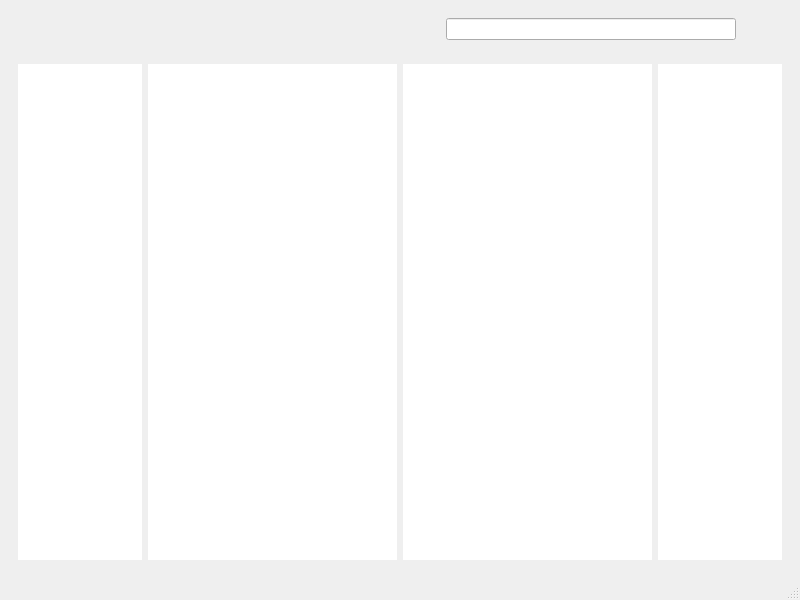
<?xml version="1.0" encoding="UTF-8"?>
<ui version="4.0">
 <class>MainWindow</class>
 <widget class="QMainWindow" name="MainWindow">
  <property name="geometry">
   <rect>
    <x>0</x>
    <y>0</y>
    <width>800</width>
    <height>600</height>
   </rect>
  </property>
  <property name="windowTitle">
   <string>MainWindow</string>
  </property>
  <widget class="QWidget" name="centralwidget">
   <layout class="QVBoxLayout" name="verticalLayout">
    <item>
     <widget class="QFrame" name="frame_3">
      <property name="frameShape">
       <enum>QFrame::Shape::NoFrame</enum>
      </property>
      <property name="frameShadow">
       <enum>QFrame::Shadow::Raised</enum>
      </property>
      <layout class="QHBoxLayout" name="horizontalLayout_2">
       <item>
        <widget class="QPushButton" name="BackPush">
         <property name="text">
          <string/>
         </property>
         <property name="icon">
          <iconset theme="QIcon::ThemeIcon::GoPrevious"/>
         </property>
         <property name="iconSize">
          <size>
           <width>24</width>
           <height>24</height>
          </size>
         </property>
         <property name="flat">
          <bool>true</bool>
         </property>
        </widget>
       </item>
       <item>
        <widget class="QPushButton" name="ForwardPush">
         <property name="text">
          <string/>
         </property>
         <property name="icon">
          <iconset theme="QIcon::ThemeIcon::MediaSkipForward"/>
         </property>
         <property name="iconSize">
          <size>
           <width>24</width>
           <height>24</height>
          </size>
         </property>
         <property name="flat">
          <bool>true</bool>
         </property>
        </widget>
       </item>
       <item>
        <widget class="QPushButton" name="ListGridButton">
         <property name="text">
          <string/>
         </property>
         <property name="icon">
          <iconset resource="../resources.qrc">
           <normaloff>:/icons/icons/icons8-grid-48.png</normaloff>:/icons/icons/icons8-grid-48.png</iconset>
         </property>
         <property name="iconSize">
          <size>
           <width>24</width>
           <height>24</height>
          </size>
         </property>
         <property name="checkable">
          <bool>true</bool>
         </property>
         <property name="flat">
          <bool>true</bool>
         </property>
        </widget>
       </item>
       <item>
        <spacer name="horizontalSpacer">
         <property name="orientation">
          <enum>Qt::Orientation::Horizontal</enum>
         </property>
         <property name="sizeHint" stdset="0">
          <size>
           <width>40</width>
           <height>20</height>
          </size>
         </property>
        </spacer>
       </item>
       <item>
        <widget class="QLineEdit" name="SearchString"/>
       </item>
       <item>
        <widget class="QPushButton" name="SearchButton">
         <property name="text">
          <string/>
         </property>
         <property name="icon">
          <iconset theme="QIcon::ThemeIcon::SystemSearch"/>
         </property>
         <property name="iconSize">
          <size>
           <width>24</width>
           <height>24</height>
          </size>
         </property>
         <property name="flat">
          <bool>true</bool>
         </property>
        </widget>
       </item>
      </layout>
     </widget>
    </item>
    <item>
     <widget class="QFrame" name="frame">
      <property name="frameShape">
       <enum>QFrame::Shape::NoFrame</enum>
      </property>
      <property name="frameShadow">
       <enum>QFrame::Shadow::Raised</enum>
      </property>
      <layout class="QHBoxLayout" name="horizontalLayout_3" stretch="1,2,2,1">
       <item>
        <widget class="QTableView" name="tableView">
         <property name="frameShape">
          <enum>QFrame::Shape::NoFrame</enum>
         </property>
        </widget>
       </item>
       <item>
        <widget class="QListView" name="listView">
         <property name="frameShape">
          <enum>QFrame::Shape::NoFrame</enum>
         </property>
        </widget>
       </item>
       <item>
        <widget class="QListView" name="listView_2">
         <property name="frameShape">
          <enum>QFrame::Shape::NoFrame</enum>
         </property>
        </widget>
       </item>
       <item>
        <widget class="QTreeView" name="treeView">
         <property name="frameShape">
          <enum>QFrame::Shape::NoFrame</enum>
         </property>
        </widget>
       </item>
      </layout>
     </widget>
    </item>
   </layout>
  </widget>
  <widget class="QMenuBar" name="menubar">
   <property name="geometry">
    <rect>
     <x>0</x>
     <y>0</y>
     <width>800</width>
     <height>25</height>
    </rect>
   </property>
  </widget>
  <widget class="QStatusBar" name="statusbar"/>
 </widget>
 <resources>
  <include location="../resources.qrc"/>
 </resources>
 <connections/>
</ui>
